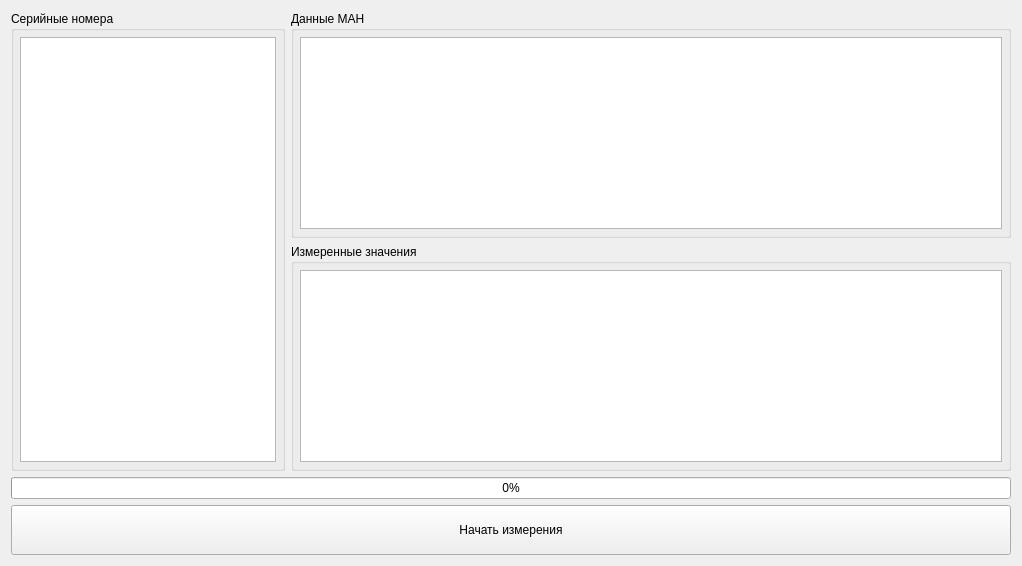
<?xml version="1.0" encoding="UTF-8"?>
<ui version="4.0">
 <class>AutoMeasure</class>
 <widget class="QWidget" name="AutoMeasure">
  <property name="geometry">
   <rect>
    <x>0</x>
    <y>0</y>
    <width>1022</width>
    <height>552</height>
   </rect>
  </property>
  <property name="windowTitle">
   <string>Form</string>
  </property>
  <layout class="QGridLayout" name="gridLayout">
   <item row="0" column="1">
    <widget class="QGroupBox" name="groupBox_3">
     <property name="sizePolicy">
      <sizepolicy hsizetype="Preferred" vsizetype="Fixed">
       <horstretch>0</horstretch>
       <verstretch>0</verstretch>
      </sizepolicy>
     </property>
     <property name="title">
      <string>Данные МАН</string>
     </property>
     <layout class="QVBoxLayout" name="verticalLayout_3">
      <property name="leftMargin">
       <number>6</number>
      </property>
      <property name="topMargin">
       <number>6</number>
      </property>
      <property name="rightMargin">
       <number>6</number>
      </property>
      <property name="bottomMargin">
       <number>6</number>
      </property>
      <item>
       <widget class="QTableView" name="tvMeasure">
        <property name="sizePolicy">
         <sizepolicy hsizetype="Expanding" vsizetype="Expanding">
          <horstretch>0</horstretch>
          <verstretch>0</verstretch>
         </sizepolicy>
        </property>
       </widget>
      </item>
     </layout>
    </widget>
   </item>
   <item row="1" column="1">
    <widget class="QGroupBox" name="groupBox_4">
     <property name="sizePolicy">
      <sizepolicy hsizetype="MinimumExpanding" vsizetype="MinimumExpanding">
       <horstretch>0</horstretch>
       <verstretch>0</verstretch>
      </sizepolicy>
     </property>
     <property name="title">
      <string>Измеренные значения</string>
     </property>
     <layout class="QVBoxLayout" name="verticalLayout_4">
      <property name="leftMargin">
       <number>6</number>
      </property>
      <property name="topMargin">
       <number>6</number>
      </property>
      <property name="rightMargin">
       <number>6</number>
      </property>
      <property name="bottomMargin">
       <number>6</number>
      </property>
      <item>
       <widget class="TableView" name="tableView"/>
      </item>
     </layout>
    </widget>
   </item>
   <item row="0" column="0" rowspan="2">
    <widget class="QGroupBox" name="groupBox_2">
     <property name="title">
      <string>Серийные номера</string>
     </property>
     <layout class="QVBoxLayout" name="verticalLayout_2">
      <property name="leftMargin">
       <number>6</number>
      </property>
      <property name="topMargin">
       <number>6</number>
      </property>
      <property name="rightMargin">
       <number>6</number>
      </property>
      <property name="bottomMargin">
       <number>6</number>
      </property>
      <item>
       <widget class="QTableView" name="tvSerNum">
        <property name="sizePolicy">
         <sizepolicy hsizetype="Minimum" vsizetype="Expanding">
          <horstretch>0</horstretch>
          <verstretch>0</verstretch>
         </sizepolicy>
        </property>
       </widget>
      </item>
     </layout>
    </widget>
   </item>
   <item row="2" column="0" colspan="2">
    <widget class="QProgressBar" name="progressBar">
     <property name="value">
      <number>0</number>
     </property>
    </widget>
   </item>
   <item row="3" column="0" colspan="2">
    <widget class="QPushButton" name="pbStartStop">
     <property name="minimumSize">
      <size>
       <width>0</width>
       <height>50</height>
      </size>
     </property>
     <property name="text">
      <string>Начать измерения</string>
     </property>
     <property name="checkable">
      <bool>true</bool>
     </property>
    </widget>
   </item>
  </layout>
 </widget>
 <customwidgets>
  <customwidget>
   <class>TableView</class>
   <extends>QTableView</extends>
   <header>tableview.h</header>
  </customwidget>
 </customwidgets>
 <resources/>
 <connections/>
</ui>
